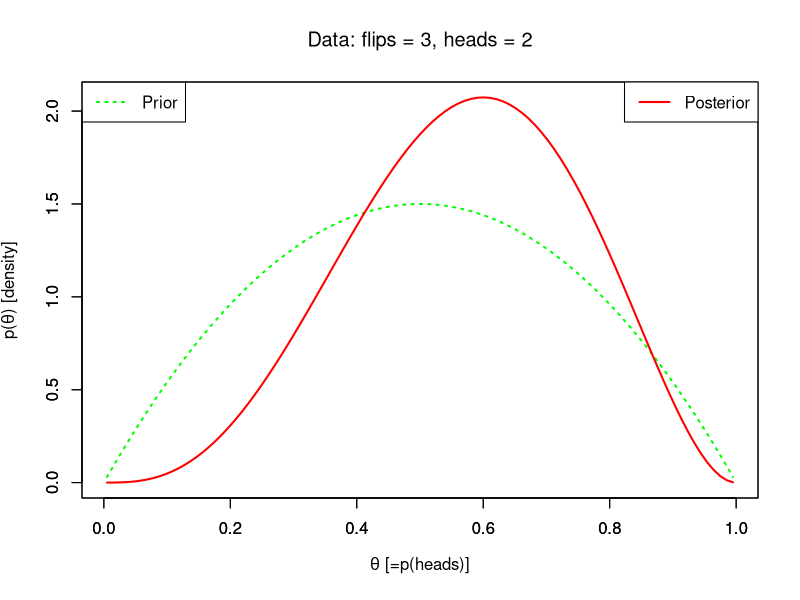

Reproduce this figure in R.
# BayesCoinFlip.R
# Bayesian estimation of coin bias.
# My first R script ever! 
# John Kruschke, Sept. 2005

# specify the data, i.e., heads and tails
# ------------------------------------------------------------------
# head = 1, tail = 0
data = c( 1 ,1 ,0 )

# specify the comb for the parameter theta, which denotes p(head)
# ------------------------------------------------------------------
nbins = 99	# arbitrary
binwidth = 1.0/nbins
theta <- seq( from = 0.0+(binwidth/2) , 
		to = 1.0-(binwidth/2), 
		by = binwidth )

# specify the prior probability on theta
# ------------------------------------------------------------------
# triangular prior
# p_theta <- 0.5 - abs( theta - 0.5 )
# cusp prior
# p_theta <- (0.5 - abs( theta - 0.5 ))^2
# beta prior
a = 2; b = 2 
p_theta <- theta^(a-1) * (1-theta)^(b-1)
# normalized prob, per bin (not density)
p_theta <- p_theta / sum( p_theta )

# compute the probability of the data for each value of theta
# ------------------------------------------------------------------
N = length( data )
R = sum( data )
p_data_g_theta = choose(N,R) * theta^R * ( 1 - theta )^(N-R)

# compute the posterior probability
# ------------------------------------------------------------------
p_theta_g_data = p_data_g_theta * p_theta
# normalized prob, per bin
p_theta_g_data = p_theta_g_data / sum( p_theta_g_data )

# plot the prior and posterior densities
# ------------------------------------------------------------------
# convert to density
pdens_theta = p_theta / binwidth
pdens_theta_g_data = p_theta_g_data / binwidth
# preliminaries for subsequent use in plots
ymax = 1.0 * max( c( pdens_theta , pdens_theta_g_data ) )
filledcircle <- 15	# convert R numeric code into meaningful name
filledsquare <- 16
solidline <- 1
dashedcoarse <- 5
dashedfine <-3
plot( theta ,pdens_theta 
	,xlab=expression(paste( theta ," [=p(heads)]" ))
	,ylim=c(0,ymax)
	,ylab=expression(paste( "p(" ,theta ,") [density]" ))
	,type="l" #,pch=filledcircle 
	,lty=dashedfine ,lwd=2 ,col="green"
	,main=bquote(paste( "Data: flips = " ,.(N) ,", heads = " ,.(R) )) 
	)
legend( x="topleft" ,legend="Prior" 
	,lty=dashedfine ,lwd=2 ,col="green"
 	)
par(new=T)
plot( theta ,pdens_theta_g_data 
	,xlab=""
	,ylim=c(0,ymax) ,ylab=""
	,type="l" #,pch=filledsquare 
	,lty=solidline ,lwd=2 ,col="red" 
	)
legend( x="topright" ,legend="Posterior" 
	,lty=solidline ,lwd=2 ,col="red"
 	)
par(new=F)

# save the plot as an eps file
# ------------------------------------------------------------------
dev.copy2eps(file="BayesCoinFlipPlot.eps")
